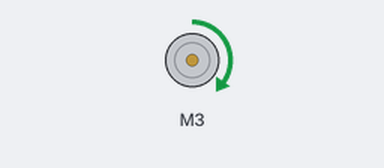
This sketch was run on a simulated Arduino Uno, built with avr-gcc and run on an emulated ATmega328P. Parts: DC motor (green arrow = forward, orange = backward, longer = faster). What the sketch prints to the serial monitor is not drawn.

Above: at 1.5 s.
At 5.0 s:
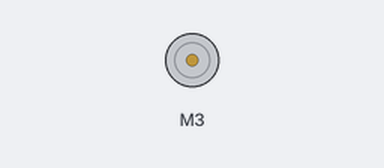
Timing chart, 0 to 9.1 s (numbered marks = the images above):
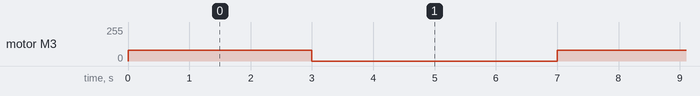

The sketch:

Throw_Arm_Test.ino
```cpp
#include <Adafruit_MotorShield.h>
#include <L298N.h>

#define IN1 3
#define IN2 4
#define IN3 5
#define IN4 6
#define ENA 9
#define ENB 10

L298N motor(ENA, IN1, IN2); // First motor

void setup() {
  // put your setup code here, to run once:
  Serial.begin(9600);
  motor.setSpeed(80);
}

void loop() {
  // put your main code here, to run repeatedly:

  motor.forward();
  Serial.println("Begun moving!\n");
  Serial.println(motor.isMoving());

  delay(3000);

  motor.stop();

  delay(4000);


}
```

Measured:
- by itself, motor M3: alternates forward 80/255 for 3.0 s and stopped for 4.0 s
